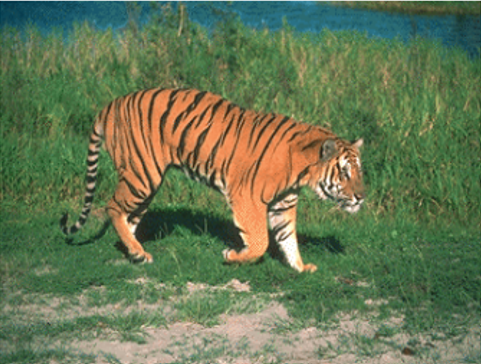
#> input picture experiment6/origin.png, 481 x 364 px, found by its file name
$ python Normalizedcut_v4.py
#> lines starting #> are read from the running program, lines starting #| are printed output that depends on the picture


import cv2
import numpy as np

# 1. 读取图像并转换为灰度图
img = cv2.imread("F:/DIP/experiment6/origin.png", cv2.IMREAD_COLOR)
#> img is the input picture: shape (364, 481, 3); mean B, G, R 84.1, 119, 103.6
gray = cv2.cvtColor(img, cv2.COLOR_BGR2GRAY)
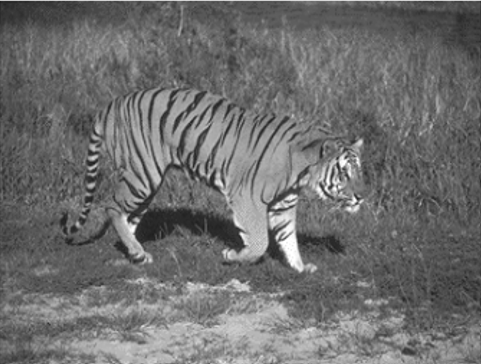
#> gray: shape (364, 481); min 29, max 255, mean 110.4

# 2. 自适应平滑 - 使用双边滤波（bilateralFilter）
# 参数说明：
# d: 邻域直径，可根据图像大小调整，如9或更大
# sigmaColor: 色彩空间滤波器sigma值，数字越大，越模糊颜色相近的区域
# sigmaSpace: 坐标空间滤波器sigma值，数字越大，越大范围的像素会被平滑考虑
smoothed = cv2.bilateralFilter(gray, d=9, sigmaColor=25, sigmaSpace=15)

# 3. 创建CLAHE对象并应用
clahe = cv2.createCLAHE(clipLimit=2.0, tileGridSize=(2,2))
clahe_img = clahe.apply(smoothed)
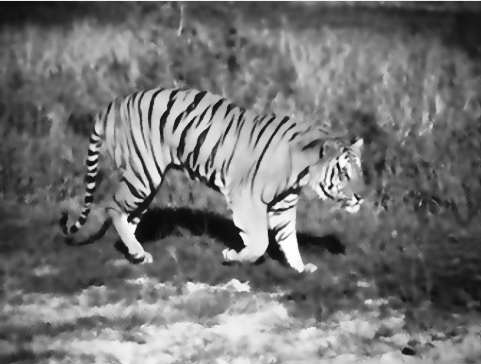
#> clahe_img: shape (364, 481); min 9, max 254, mean 115.9

# 4. 显示与保存结果
cv2.imshow('Original Gray', gray)
cv2.imshow('Smoothed', smoothed)
cv2.imshow('CLAHE Result', clahe_img)
cv2.waitKey(0)
cv2.destroyAllWindows()

# cv2.imwrite('clahe_result.jpg', clahe_img)
